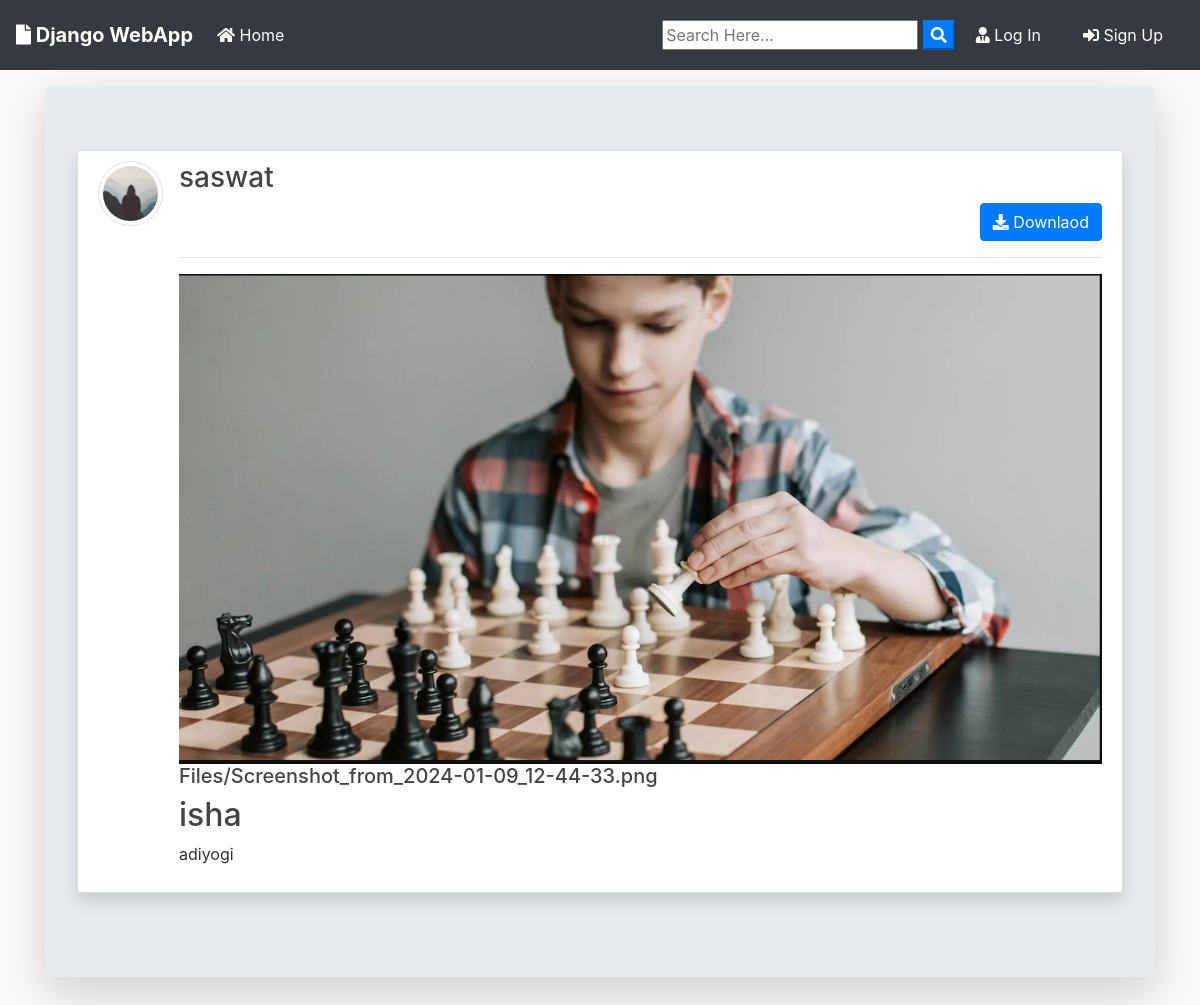
/post/16/, run on the app's committed database.
### blog/models.py (models this page shows, shortened)
class Post(models.Model):
	title = models.CharField(max_length=100)
	file = models.FileField(null=True,blank=True,upload_to='Files')
	content = models.TextField()
	date_posted = models.DateTimeField(default=timezone.now)
	author = models.ForeignKey(User, on_delete=models.CASCADE)
	def extension(self):
		name, extension = os.path.splitext(self.file.name)
		return extension

### users/models.py (models this page shows, shortened)
class Profile(models.Model):
    user = models.OneToOneField(User, on_delete=models.CASCADE)
    image = models.ImageField(default='default.jpg', upload_to='profile_pics')

### blog/views.py (the view)
# urls.py: path('post/<int:pk>/', PostDetailView.as_view(), name='post-detail'),
class PostDetailView(DetailView):
    model = Post
    template_name = 'blog/post_detail.html'

### blog/templates/blog/post_detail.html (shortened to what this page needs)
{% extends "blog/base.html" %}
{% block content %}
<div class="jumbotron mt-3 shadow-lg">
<article class="media content-section shadow ">
   <a href="{{ object.author.profile.image.url }} " target="_blank"> <img src="{{ object.author.profile.image.url }}  " alt="" class="article-img rounded-circle img-thumbnail img-fluid">
   </a>
    <div class="media-body">
      <div class="">
        <div class="d-flex justify-content-between">
        <a class="mr-2 mt-0 mb-0  text-dark" href="{% url 'user-posts' object.author.username  %}"><h3>{{ object.author }}</h3></a>
        </div>
        {% if object.author != user %}
          <div class="form-group mt-0 pt-0 d-flex justify-content-end">
            <a href="{{ object.file.url }}" download class="btn btn-primary flex-last" type="submit"><i class="fas fa-download"></i> Downlaod</a>
          </div>
        {% endif %}
        <hr>
      </div>
      <div>
        {% if object.file %}
          {% if object.extension == '.jpg' or object.extension == '.jpeg' or object.extension == '.png' %}
            <a href="{{ object.file.url }}"  download ><img src="{{ object.file.url }}" alt="" class="img-fluid "></a>
            <a href="{{ object.file.url }}"  download class="text-dark"><h5>{{ object.file }}</h5></a>
          {% else %}
            <a href="{{ object.file.url }}"  download class="text-dark"><h5>{{ object.file }}</h5></a>
          {% endif %}
        {% endif %}
      </div>
      <h2>{{ object.title }}</h2>
      <p class="article-content">{{ object.content }}</p>
    </div>
  </article>
{% endblock content %}

### blog/static/blog/main.css (style rules this page uses)
body { background: #fafafa; color: #333333; margin-top: 0; }
h1, h2, h3, h4, h5, h6 { color: #444444; }
.content-section { background: #ffffff; padding: 10px 20px; border: 1px solid #dddddd; border-radius: 3px; margin-bottom: 20px; }
.article-content { white-space: pre-line; }
.article-img { height: 65px; width: 65px; margin-right: 16px; }

### data on the page
Post: author.profile.image (placeholder picture), author "saswat", file (picture), file "Files/Screenshot_from_2024-01-09_12-44-33.png", title "isha", content "adiyogi"
